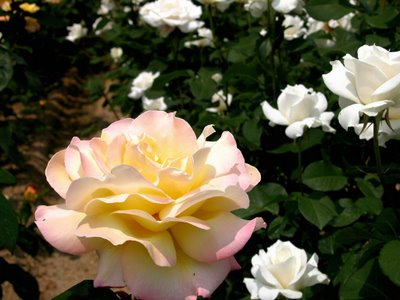
//> input picture cvgl_visualstudio_template/cvgl_visualstudio_template/cvgl_template/flower1.jpg, 400 x 300 px
$ ./watershed-sample_-_コピー cvgl_visualstudio_template/cvgl_visualstudio_template/cvgl_template/flower1.jpg cvgl_visualstudio_template/cvgl_visualstudio_template/cvgl_template/flower2.jpg   (built with g++ and OpenCV 4)
//> lines starting //> are read from the running program, lines starting //| are printed output that depends on the picture; after the words box and inside, x2 and y2 are one past the last pixel; in counts of white or black regions, pixels touching at a corner belong together
#define _USE_MATH_DEFINES

#include <opencv2/opencv.hpp>
#include <stdio.h>
#include <math.h>

//using namespace cv;

IplImage* markers = 0, * dsp_img = 0, * wall_img = 0;
const int CV_WAITKEY_CURSORKEY_TOP = 2490368;
const int CV_WAITKEY_CURSORKEY_BOTTOM = 2621440;
const int CV_WAITKEY_CURSORKEY_RIGHT = 2555904;
const int CV_WAITKEY_CURSORKEY_LEFT = 2424832;

/* マウスイベント用コールバック関数 */
void on_mouse(int event, int x, int y, int flags, void* param)
{
    int seed_rad = 20;
    static int seed_num = 0;
    CvPoint pt;

    // (1)クリックにより中心を指定し，円形のシード領域を設定する
    if (event == CV_EVENT_LBUTTONDOWN) {
        seed_num++;
        pt = cvPoint(x, y);
        cvCircle(markers, pt, seed_rad, cvScalarAll(seed_num), CV_FILLED, 8, 0);
        cvCircle(dsp_img, pt, seed_rad, cvScalarAll(255), 3, 8, 0);
        cvShowImage("image", dsp_img);
    }
}

/* メインプログラム */
int main(int argc, char** argv){
    int* idx, i, j;
    IplImage* src_img = 0, * dst_img = 0,* wall_img = 0;

    // (2)画像の読み込み，マーカー画像の初期化，結果表示用画像領域の確保を行なう

    if (argc >= 3) {
        src_img = cvLoadImage(argv[1], CV_LOAD_IMAGE_ANYDEPTH | CV_LOAD_IMAGE_ANYCOLOR);
//> src_img is the input picture: 300 rows x 400 cols, CV_8UC3; mean B, G, R 62.4, 87.5, 94
        wall_img = cvLoadImage(argv[2], CV_LOAD_IMAGE_ANYDEPTH | CV_LOAD_IMAGE_ANYCOLOR);
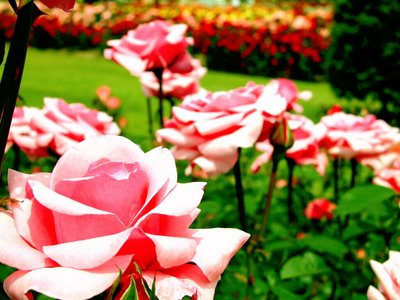
//> input picture cvgl_visualstudio_template/cvgl_visualstudio_template/cvgl_template/flower2.jpg, 400 x 300 px
//> wall_img is the input picture: 300 rows x 400 cols, CV_8UC3; mean B, G, R 80.6, 119.1, 148
    }
    if (src_img == 0 || wall_img == 0) {
        exit(-1);
    }
    dsp_img = cvCloneImage(src_img);
    dst_img = cvCloneImage(src_img);


    markers = cvCreateImage(cvGetSize(src_img), IPL_DEPTH_32S, 1);
    cvZero(markers);

    // (3)入力画像を表示しシードコンポーネント指定のためのマウスイベントを登録する
    cvNamedWindow("image", CV_WINDOW_AUTOSIZE);
    cvShowImage("image", src_img);
    cvSetMouseCallback("image", on_mouse, 0);
    cvWaitKey(0);

    // (4)watershed分割を実行する
    cvWatershed(src_img, markers);
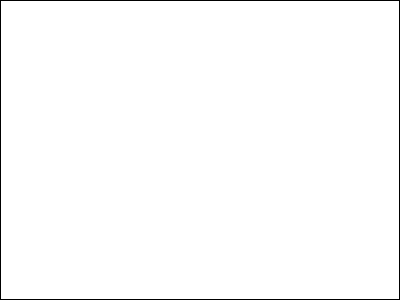
//> markers: 300 rows x 400 cols, CV_32SC1; values -1 (black) and 0 (white), 98.8% white; black in thin lines or dots

    // (5)実行結果の画像中のwatershed境界（ピクセル値=-1）を結果表示用画像上に表示する
    for (i = 0; i < markers->height; i++) {
        for (j = 0; j < markers->width; j++) {
            idx = (int*)cvPtr2D(markers, i, j, NULL);
            if (*idx == -1)
                cvSet2D(dst_img, i, j, cvScalarAll(255));
            if (*idx == 1) {
                //cvSet2D(dst_img, i, j, cvScalarAll(100));
            }
        }
    }
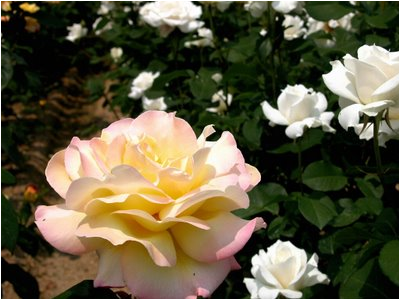
//> dst_img: 300 rows x 400 cols, CV_8UC3; 1.16% of pixels changed, all inside (x1, y1, x2, y2) = (0, 0, 400, 300)

    //結果表示
    cvNamedWindow("watershed transform", CV_WINDOW_AUTOSIZE);
    cvShowImage("watershed transform", dst_img);

    //Matに直す
    cv::Mat m_dst_img = cv::cvarrToMat(dst_img);
    cv::Mat m_src_img = cv::cvarrToMat(src_img);
    cv::Mat m_wall_img = cv::cvarrToMat(wall_img);
    cv::Mat m_mask;


    // (6)得られた境界からmaskを作る
    cv::Size s = m_dst_img.size();
//> s = Size(400, 300)
    cv::resize(m_wall_img, m_wall_img, s);
    m_mask.create(s, CV_8UC1);
    int width = m_mask.cols;
    int height = m_mask.rows;

    for (int i = 0; i < markers->height; i++) {
        for (int j = 0; j < markers->width; j++) {

            idx = (int*)cvPtr2D(markers, i, j, NULL);
            if (*idx == 1) {
                m_mask.data[i * width + j] = 255;
            }
            else {
                m_mask.data[i * width + j] = 0;
            }
        }
    }
//> m_mask: 300 rows x 400 cols, CV_8UC1; every value is 0

    //最終画像の結果表示のためのレイアウトを作る
    cv::namedWindow("result",1);


    // (7)壁紙調整(位置、傾き、大きさ）の初期設定
    cv::Mat adj_wall = m_wall_img.clone();
    double scale = 2.5; //画面との大きさの比
    const int maxscale = 5;
    int x_move = 0;   //壁紙の横移動 右＋　左ー
    int y_move = 0;   //壁紙の縦移動
    int slope = 70;

    cv::Mat seed_wall = m_wall_img.clone();
    cv::Mat big_wall = m_wall_img.clone();


    //大きい壁紙を事前に作っておく
    cv::Mat walls[maxscale];
    for (int i = 0; i < maxscale; i++) {
        walls[i] = seed_wall;
    }
    hconcat(walls, maxscale, big_wall);
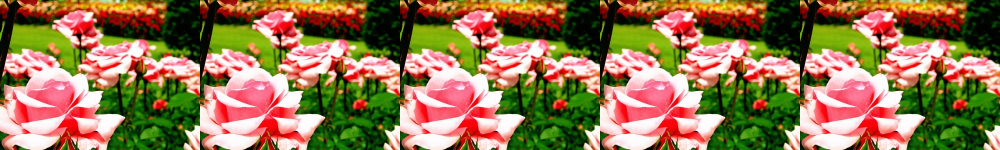
//> big_wall: 300 rows x 2000 cols, CV_8UC3 (shown at 1/2 size); mean B, G, R 80.6, 119.1, 148
    for (int i = 0; i < maxscale; i++) {
        walls[i] = big_wall;
    }
    vconcat(walls, maxscale, big_wall);
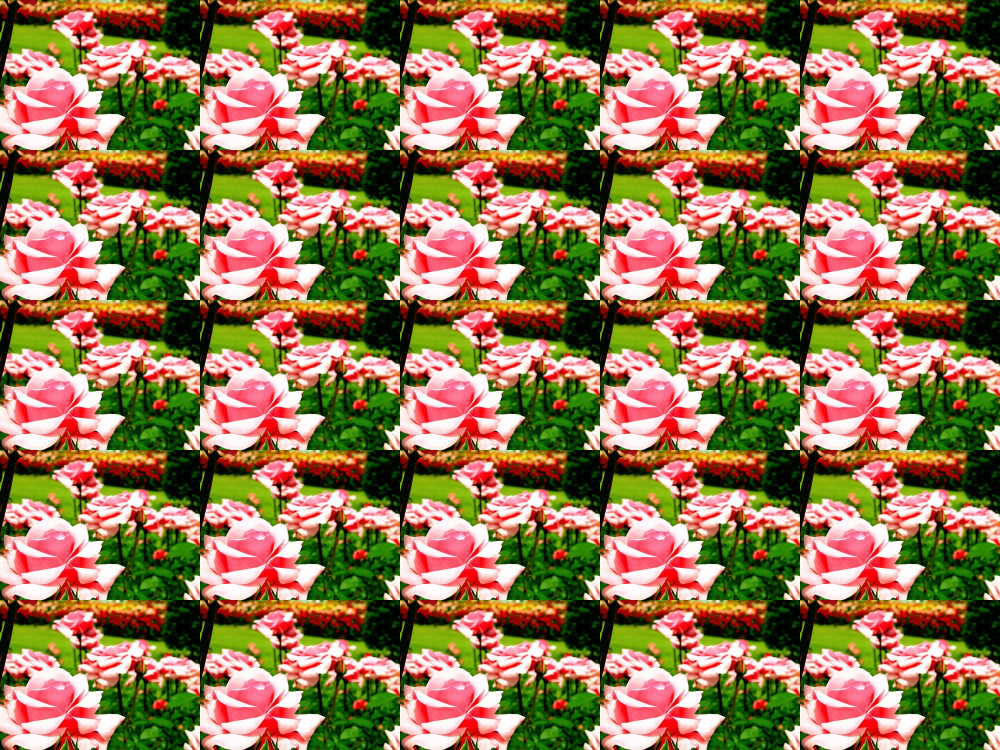
//> big_wall: 1500 rows x 2000 cols, CV_8UC3 (shown at 1/2 size); mean B, G, R 80.6, 119.1, 148


    //cv::namedWindow("test", 1);


    //(8)壁紙作り＋画面表示
    for (;;) {
        cv::Mat changing_wall = big_wall.clone();


        //位置調整
        int hor_pos = changing_wall.cols;
//> hor_pos = 2000
        int ver_pos = changing_wall.rows;
//> ver_pos = 1500
        double ratio_pos = maxscale / scale;

            //横
        if (x_move*ratio_pos >= 1) {
            cv::Rect roi_pos_right(cv::Point((int)(hor_pos-1-x_move*ratio_pos),0),cv::Size((int)(x_move*ratio_pos),ver_pos));
            cv::Rect roi_pos_left(cv::Point(0,0), cv::Size((int)(hor_pos-x_move*ratio_pos),ver_pos));
            cv::Mat poss[2];
            poss[0] = changing_wall(roi_pos_right);
            poss[1] = changing_wall(roi_pos_left);
            hconcat(poss, 2, changing_wall);
        }else if (x_move*ratio_pos <= -1) {
            cv::Rect roi_pos_right(cv::Point((int)(-x_move*ratio_pos-1),0), cv::Size((int)(hor_pos + x_move*ratio_pos-1),ver_pos));
            cv::Rect roi_pos_left(cv::Point(0,0), cv::Size((int)(-x_move*ratio_pos),ver_pos));
            cv::Mat poss[2];
            poss[0] = changing_wall(roi_pos_right);
            poss[1] = changing_wall(roi_pos_left);
            hconcat(poss, 2, changing_wall);
        }
        cv::resize(changing_wall, changing_wall, big_wall.size());

            //縦
        if (y_move*ratio_pos >= 1) {
            cv::Rect roi_pos_up(cv::Point(0,0), cv::Size(hor_pos,(int)(y_move*ratio_pos)));
            cv::Rect roi_pos_down(cv::Point(0,(int)(y_move*ratio_pos)), cv::Size(hor_pos,(int)(ver_pos-y_move*ratio_pos-1)));
            cv::Mat poss[2];
            poss[0] = changing_wall(roi_pos_down);
            poss[1] = changing_wall(roi_pos_up);
            vconcat(poss, 2, changing_wall);
        }else if (y_move*ratio_pos <= -1) {
            cv::Rect roi_pos_up(cv::Point(1,1), cv::Size(hor_pos-1,(int)(ver_pos+y_move*ratio_pos-1)));
            cv::Rect roi_pos_down(cv::Point(0,(int)(ver_pos+y_move*ratio_pos-1)), cv::Size(hor_pos-1,(int)(-y_move*ratio_pos)));
            cv::Mat poss[2];
            poss[0] = changing_wall(roi_pos_down);
            poss[1] = changing_wall(roi_pos_up);
            //printf("%d %d", poss[0].rows, poss[1].rows);
            vconcat(poss, 2, changing_wall);
        }
        cv::resize(changing_wall, changing_wall, big_wall.size());


       // 傾きをつける
        int hor_slope = changing_wall.cols;
//> hor_slope = 2000
        int ver_slope = changing_wall.rows;
//> ver_slope = 1500
        double rad_slope = slope * M_PI / 180;
        int ratio_slope = 2; //短い辺が1/(1+ratio_slope*sinθ)
        double short_line = ver_slope * (1 - 1 / (1 + ratio_slope * sin(rad_slope))) / 2;
//> short_line = 489.5

        if (slope > 0) {
            const cv::Point2f src_pt[] = {
                cv::Point2f(0,0),
                cv::Point2f(hor_slope - 1,0),
                cv::Point2f(0,ver_slope - 1),
                cv::Point2f(hor_slope - 1,ver_slope - 1)
            };

            const cv::Point2f dst_pt[] = {
                cv::Point2f(0,0),
                cv::Point2f((int)(hor_slope * cos(rad_slope)),(int)(short_line)),
                cv::Point2f(0,ver_slope - 1),
                cv::Point2f((int)(hor_slope * cos(rad_slope)),(int)(ver_slope-short_line-1))
            };

            // homography 行列を計算
            cv::Mat homography_matrix = getPerspectiveTransform(src_pt, dst_pt);
            warpPerspective(changing_wall, changing_wall, homography_matrix, changing_wall.size());


        }else if (slope < 0) {
            const cv::Point2f src_pt[] = {
                cv::Point2f(0,0),
                cv::Point2f(hor_slope - 1,0),
                cv::Point2f(0,ver_slope - 1),
                cv::Point2f(hor_slope - 1,ver_slope - 1)
            };

            const cv::Point2f dst_pt[] = {
                cv::Point2f((int)(hor_slope*(1-cos(rad_slope))+1),(int)(short_line)),
                cv::Point2f(hor_slope  -1,0),
                cv::Point2f((int)(hor_slope * (1 - cos(rad_slope)) + 1),(int)(ver_slope - short_line - 1)),
                cv::Point2f(hor_slope-1,ver_slope-1)
            };

            // homography 行列を計算
            cv::Mat homography_matrix = getPerspectiveTransform(src_pt, dst_pt);
            warpPerspective(changing_wall, changing_wall, homography_matrix, changing_wall.size());
        }

        cv::resize(changing_wall, changing_wall, s);
//> changing_wall: 300 rows x 400 cols, CV_8UC3


        //大きさ調整 (トリミング＋resize)

        int hor_tri = (int)(changing_wall.cols * scale / maxscale);
//> hor_tri = 200
        int ver_tri = (int)(changing_wall.rows * scale / maxscale);
//> ver_tri = 150

        if (slope >= 0) {
            cv::Rect roi_tri(cv::Point(0, (int)((changing_wall.rows-ver_tri)/2)), cv::Size(hor_tri, ver_tri));
//> roi_tri = Rect(0, 75, 200, 150)
            changing_wall = changing_wall(roi_tri);
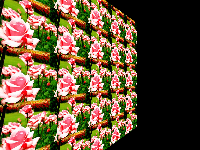
//> changing_wall: 150 rows x 200 cols, CV_8UC3; mean B, G, R 55.6, 79.9, 101.4
            cv::resize(changing_wall, changing_wall, s);
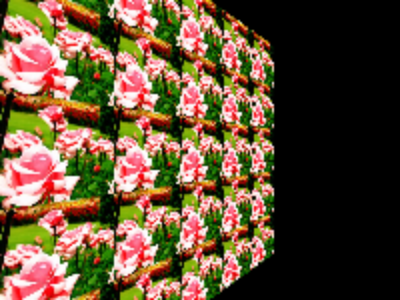
//> changing_wall: 300 rows x 400 cols, CV_8UC3; mean B, G, R 55.5, 79.9, 101.3
        }
        else if (slope < 0) {
            cv::Rect roi_tri(cv::Point(0, 0), cv::Size(hor_tri, ver_tri));
            changing_wall = changing_wall(roi_tri);
            cv::resize(changing_wall, changing_wall, s);
        }

        //cv::Rect roi_tri(cv::Point(0,0), cv::Size(hor_tri, ver_tri));
        //changing_wall = changing_wall(roi_tri);
        //cv::resize(changing_wall, changing_wall, s);


        //(8)壁紙を挿入する
        changing_wall.copyTo(m_dst_img, m_mask);
        cv::namedWindow("mask", 1);
        cv::imshow("mask", m_dst_img);

        int key = cv::waitKey(10);
//> the 'q' key is pressed
        if (key == 'q' || key == 'Q') {
            break;
        }else if (key == 'l') {
            x_move = x_move + 5;
        }else if (key == 'j') {
            x_move = x_move - 5;
        }
        else if (key == 'i') {
            y_move = y_move + 5;
        }
        else if (key == 'k') {
            y_move = y_move - 5;
        }

        break;
    }


    cvWaitKey(0);

    //cvDestroyWindow("watershed transform");
    cvReleaseImage(&markers);
    cvReleaseImage(&dsp_img);
    cvReleaseImage(&src_img);
    cvReleaseImage(&dst_img);

    return 1;
}
